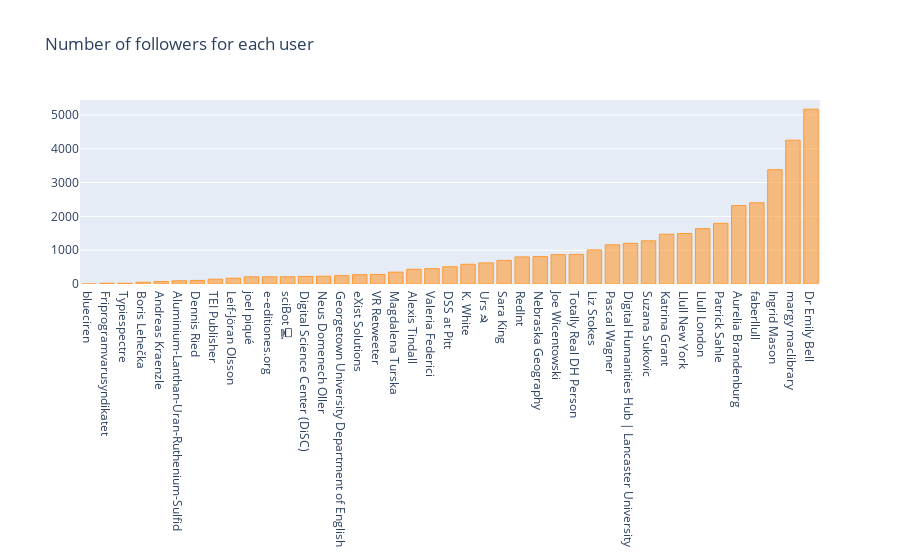

The notebook cell saved with this chart:
### Markdown cell above
**Plot barchart for Number of User Followers for each user and sort by number.**

### Code cell
# plot barchart for Number of User Followers for each user, use default color
layout1=dict(autosize=True, xaxis=dict(automargin=True),title="Number of followers for each user")
followersdf.sort_values("user.followers_count", ascending=True).iplot(kind="bar",x="user.name", y="user.followers_count", title="Number of Followers", layout=layout1);

### Figure 1 — Plotly figure (JSON) as saved in the notebook; plotly's stock layout.template omitted (floating-point values rounded to 4 significant figures)
{"data": [{"marker": {"color": "rgba(255, 153, 51, 0.6)", "line": {"color": "rgba(255, 153, 51, 1.0)", "width": 1}}, "name": "user.followers_count", "orientation": "v", "text": "", "type": "bar", "x": ["blueciren", "Friprogramvarusyndikatet", "Typiespectre", "Boris Lehečka", "Andreas Kraenzle", "Aluminium-Lanthan-Uran-Ruthenium-Sulfid", "Dennis Ried", "TEI Publisher", "Leif-Jöran Olsson", "joel piqué", "e-editiones.org", "sciBot 💻", "Digital Science Center (DiSC)", "Neus Domenech Oller", "Georgetown University Department of English", "eXist Solutions", "VR Retweeter", "Magdalena Turska", "Alexis Tindall", "Valeria Federici", "DSS at Pitt", "K. White", "Urs ☭", "Sara King", "RedInt", "Nebraska Geography", "Joe Wicentowski", "Totally Real DH Person", "Liz Stokes", "Pascal Wagner", "Digital Humanities Hub | Lancaster University", "Suzana Sukovic", "Katrina Grant", "Llull New York", "Llull London", "Patrick Sahle", "Aurelia Brandenburg", "faberllull", "Ingrid Mason", "margy maclibrary", "Dr Emily Bell"], "y": [1, 23, 23, 52, 72, 95, 105, 141, 171, 212, 213, 214, 224, 230, 246, 275, 281, 351, 436, 456, 510, 584, 625, 698, 800, 811, 868, 876, 1008, 1159, 1203, 1277, 1472, 1493, 1637, 1795, 2319, 2402, 3380, 4253, 5170]}], "layout": {"autosize": true, "title": {"text": "Number of followers for each user"}, "xaxis": {"automargin": true, "autorange": true, "range": [-0.5, 40.5], "type": "category"}, "yaxis": {"autorange": true, "range": [0, 5442.0], "type": "linear"}}}
